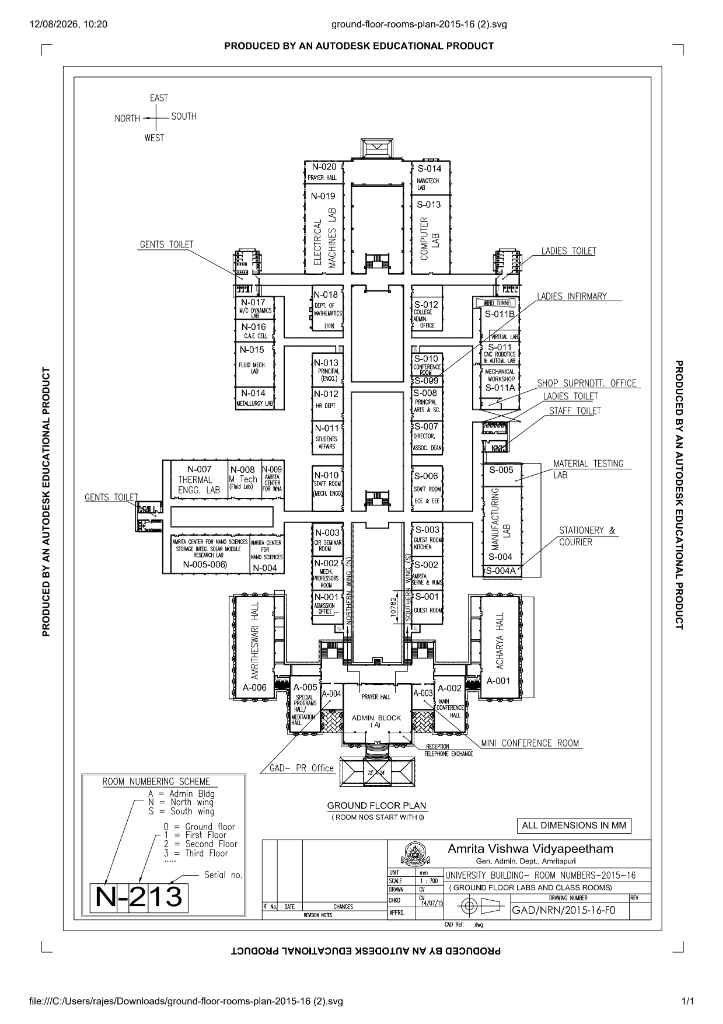
#> input picture assets/floorplan.png, 723 x 1024 px, found by its file name
$ python measure_cad_stairs.py
#> lines starting #> are read from the running program, lines starting #| are printed output that depends on the picture
from PIL import Image

cad = Image.open(r'd:\nav\assets\floorplan.png').convert('L')

# Let's inspect the bounding boxes of the stair graphics in CAD:
# 1. Top stairs (around x: 350..404, y: 230..280)
# 2. Mid stairs (around x: 350..404, y: 470..520)
# 3. SW stairs (around x: 315..355, y: 630..695)
# 4. SE stairs (around x: 395..435, y: 630..695)

# Save high-res crops with pixel grid/rulers
def save_with_ruler(crop_box, filename):
#> called with crop_box = (340, 230, 415, 290), filename = 'd:\\nav\\scratch\\cad_ruler_top.png'
    x1, y1, x2, y2 = crop_box
    c = cad.crop(crop_box).convert('RGB')
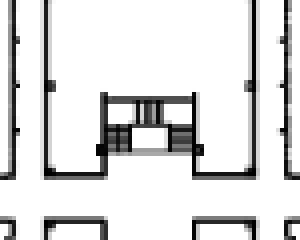
#> c: PIL image 75x60 RGB (shown 4 times larger); min 0, max 255, mean 221.5
    c.save(filename)
    print(f"Saved {filename} with box {crop_box}")

save_with_ruler((340, 230, 415, 290), r'd:\nav\scratch\cad_ruler_top.png')
save_with_ruler((340, 470, 415, 530), r'd:\nav\scratch\cad_ruler_mid.png')
#> call 2 of save_with_ruler, with crop_box = (340, 470, 415, 530), filename = 'd:\\nav\\scratch\\cad_ruler_mid.png'
#> in save_with_ruler (call 2), `c = cad.crop(crop_box).convert('RGB')`:
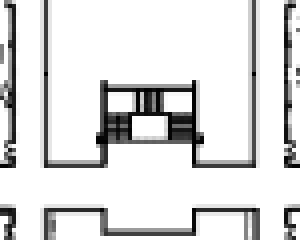
#> c: PIL image 75x60 RGB (shown 4 times larger); min 0, max 255, mean 221.5
save_with_ruler((310, 620, 365, 700), r'd:\nav\scratch\cad_ruler_sw.png')
#> call 3 of save_with_ruler, with crop_box = (310, 620, 365, 700), filename = 'd:\\nav\\scratch\\cad_ruler_sw.png'
#> in save_with_ruler (call 3), `c = cad.crop(crop_box).convert('RGB')`:
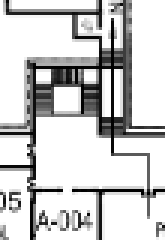
#> c: PIL image 55x80 RGB (shown 3 times larger); min 0, max 255, mean 205.5
save_with_ruler((385, 620, 440, 700), r'd:\nav\scratch\cad_ruler_se.png')
#> call 4 of save_with_ruler, with crop_box = (385, 620, 440, 700), filename = 'd:\\nav\\scratch\\cad_ruler_se.png'
#> in save_with_ruler (call 4), `c = cad.crop(crop_box).convert('RGB')`:
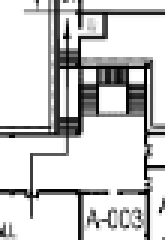
#> c: PIL image 55x80 RGB (shown 3 times larger); min 0, max 255, mean 206.7
